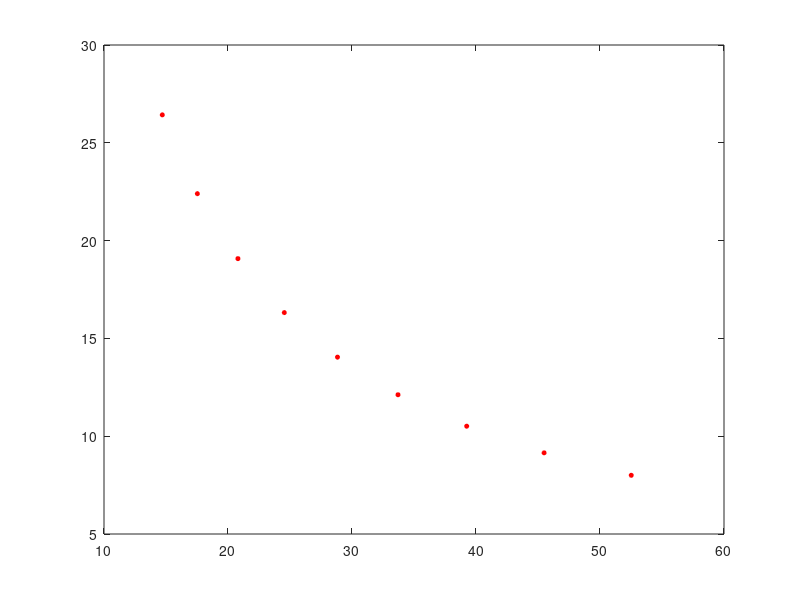
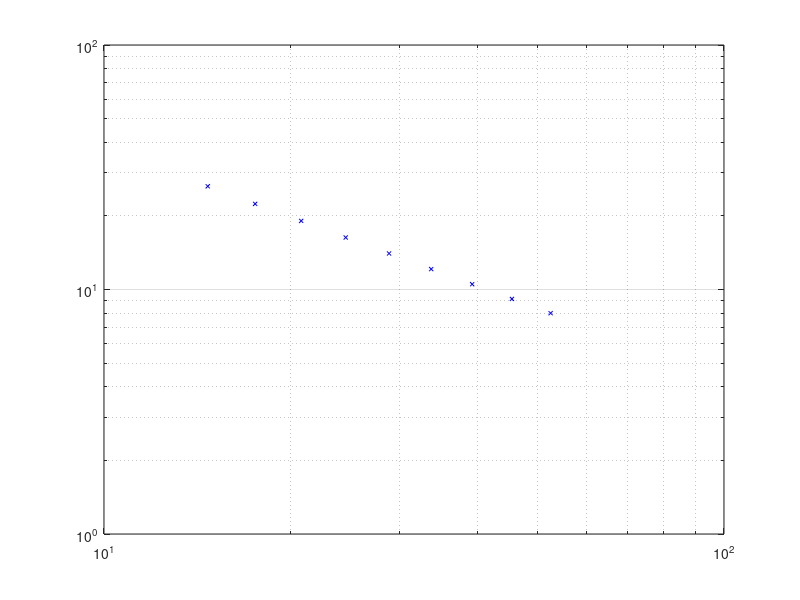
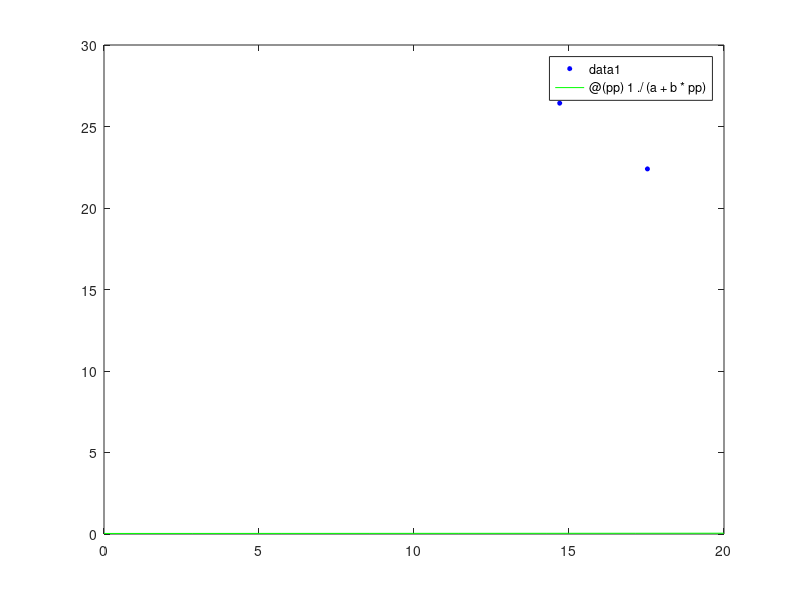

The MATLAB script that drew these images, in order: (Note: this script raises an error after producing the figures.)
clc
clear all;

v=[26.4300000000000,22.4000000000000,19.0800000000000,16.3200000000000,14.0400000000000,12.1200000000000,10.5100000000000,9.15000000000000,8];
p=[14.7000000000000,17.5300000000000,20.8000000000000,24.5400000000000,28.8300000000000,33.7100000000000,39.2500000000000,45.4900000000000,52.5200000000000];
%LINEALIZANDO EL MODELO TENEMOS
plot(p,v,'o','MarkerSize',3,'MarkerFaceColor','r','MarkerEdgeColor','r');
figure
loglog(p,v,'x','MarkerSize',3,'MarkerFaceColor','b','MarkerEdgeColor','b');
grid on
x=1.\p;
y=1.\v;

A=[length(x),sum(x);sum(x),sum(x.^2)];
B=[sum(y);sum(y.*x)];
    
X=inv(A)*B;

a_0=X(1)
a_1=X(2)

a=a_0
b=a_1

P2=@(pp) 1./(a+b*pp);
figure
plot(p,v,'o','MarkerSize',3,'MarkerFaceColor','b','MarkerEdgeColor','b');
hold on
fplot(P2,[0,20],'g');
Presionm2=vpa(P2(7))

sr=sum((v-P2(p)).^2)
st=sum((v-mean(v)).^2)
r=vpa(sqrt((st-sr)/st))
